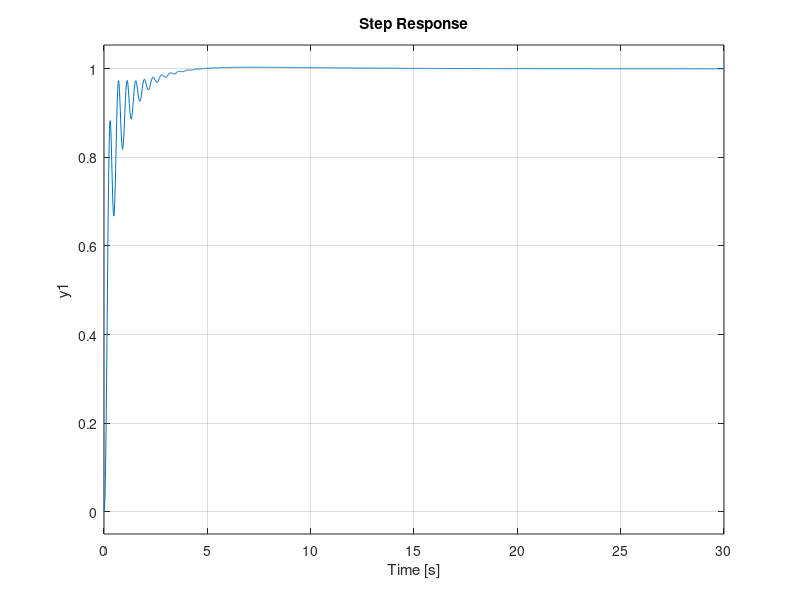

Write MATLAB code to recreate this figure. (Note: this script raises an error after producing the figure.)
% MEC
% Q3
clear;

% Transfer function
num = [20 17];
denom = [1 9 231 400 60];
Gs = tf(num, denom);

% Create PID controller
Kp = 50;
Ki = 10;
Kd = 1;
Tf = 0;
C = pid(Kp,Ki,Kd,Tf);

% Closed-loop transfer function
Tcl = feedback(Gs*C, 1);

% Step Response
step_Tcl = step(Tcl, 50);

% Plot
step(Tcl);

S = stepinfo(Tcl);
disp(S);

% Steady-state error
sse = step_Tcl(end)-1;
disp(sse);